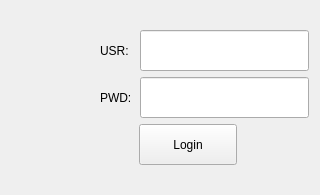
<?xml version="1.0" encoding="UTF-8"?>
<ui version="4.0">
 <class>PwdPage</class>
 <widget class="QWidget" name="PwdPage">
  <property name="geometry">
   <rect>
    <x>0</x>
    <y>0</y>
    <width>320</width>
    <height>195</height>
   </rect>
  </property>
  <property name="windowTitle">
   <string>Form</string>
  </property>
  <layout class="QHBoxLayout" name="horizontalLayout_4" stretch="2,5">
   <property name="topMargin">
    <number>30</number>
   </property>
   <property name="bottomMargin">
    <number>30</number>
   </property>
   <item>
    <layout class="QVBoxLayout" name="verticalLayout_2" stretch="2,1">
     <item>
      <widget class="QLabel" name="label_4">
       <property name="sizePolicy">
        <sizepolicy hsizetype="Expanding" vsizetype="Expanding">
         <horstretch>0</horstretch>
         <verstretch>0</verstretch>
        </sizepolicy>
       </property>
       <property name="styleSheet">
        <string notr="true">border-image: url(:/weiduodianzi/ui/user.png);</string>
       </property>
       <property name="text">
        <string/>
       </property>
      </widget>
     </item>
     <item>
      <widget class="QLabel" name="label_6">
       <property name="sizePolicy">
        <sizepolicy hsizetype="Expanding" vsizetype="Expanding">
         <horstretch>0</horstretch>
         <verstretch>0</verstretch>
        </sizepolicy>
       </property>
       <property name="text">
        <string/>
       </property>
      </widget>
     </item>
    </layout>
   </item>
   <item>
    <layout class="QVBoxLayout" name="verticalLayout">
     <item>
      <layout class="QHBoxLayout" name="horizontalLayout_2" stretch="1,5">
       <item>
        <widget class="QLabel" name="label_3">
         <property name="text">
          <string>USR:</string>
         </property>
        </widget>
       </item>
       <item>
        <widget class="EditCtrl" name="usrEdit">
         <property name="sizePolicy">
          <sizepolicy hsizetype="Expanding" vsizetype="Expanding">
           <horstretch>0</horstretch>
           <verstretch>0</verstretch>
          </sizepolicy>
         </property>
         <property name="maximumSize">
          <size>
           <width>16777215</width>
           <height>16777215</height>
          </size>
         </property>
         <property name="readOnly">
          <bool>true</bool>
         </property>
        </widget>
       </item>
      </layout>
     </item>
     <item>
      <layout class="QHBoxLayout" name="horizontalLayout" stretch="1,5">
       <item>
        <widget class="QLabel" name="label_2">
         <property name="text">
          <string>PWD:</string>
         </property>
        </widget>
       </item>
       <item>
        <widget class="EditCtrl" name="pwdEdit">
         <property name="sizePolicy">
          <sizepolicy hsizetype="Expanding" vsizetype="Expanding">
           <horstretch>0</horstretch>
           <verstretch>0</verstretch>
          </sizepolicy>
         </property>
         <property name="maximumSize">
          <size>
           <width>16777215</width>
           <height>16777215</height>
          </size>
         </property>
        </widget>
       </item>
      </layout>
     </item>
     <item>
      <layout class="QHBoxLayout" name="horizontalLayout_3" stretch="1,3,2">
       <item>
        <widget class="QLabel" name="label_5">
         <property name="sizePolicy">
          <sizepolicy hsizetype="Expanding" vsizetype="Preferred">
           <horstretch>0</horstretch>
           <verstretch>0</verstretch>
          </sizepolicy>
         </property>
         <property name="text">
          <string/>
         </property>
        </widget>
       </item>
       <item>
        <widget class="QPushButton" name="loginBtn">
         <property name="sizePolicy">
          <sizepolicy hsizetype="Expanding" vsizetype="Expanding">
           <horstretch>0</horstretch>
           <verstretch>0</verstretch>
          </sizepolicy>
         </property>
         <property name="text">
          <string>Login</string>
         </property>
        </widget>
       </item>
       <item>
        <widget class="QLabel" name="label">
         <property name="sizePolicy">
          <sizepolicy hsizetype="Expanding" vsizetype="Preferred">
           <horstretch>0</horstretch>
           <verstretch>0</verstretch>
          </sizepolicy>
         </property>
         <property name="text">
          <string/>
         </property>
        </widget>
       </item>
      </layout>
     </item>
    </layout>
   </item>
  </layout>
 </widget>
 <customwidgets>
  <customwidget>
   <class>EditCtrl</class>
   <extends>QLineEdit</extends>
   <header>editctrl.h</header>
  </customwidget>
 </customwidgets>
 <resources>
  <include location="weiduodianzi.qrc"/>
 </resources>
 <connections/>
</ui>
